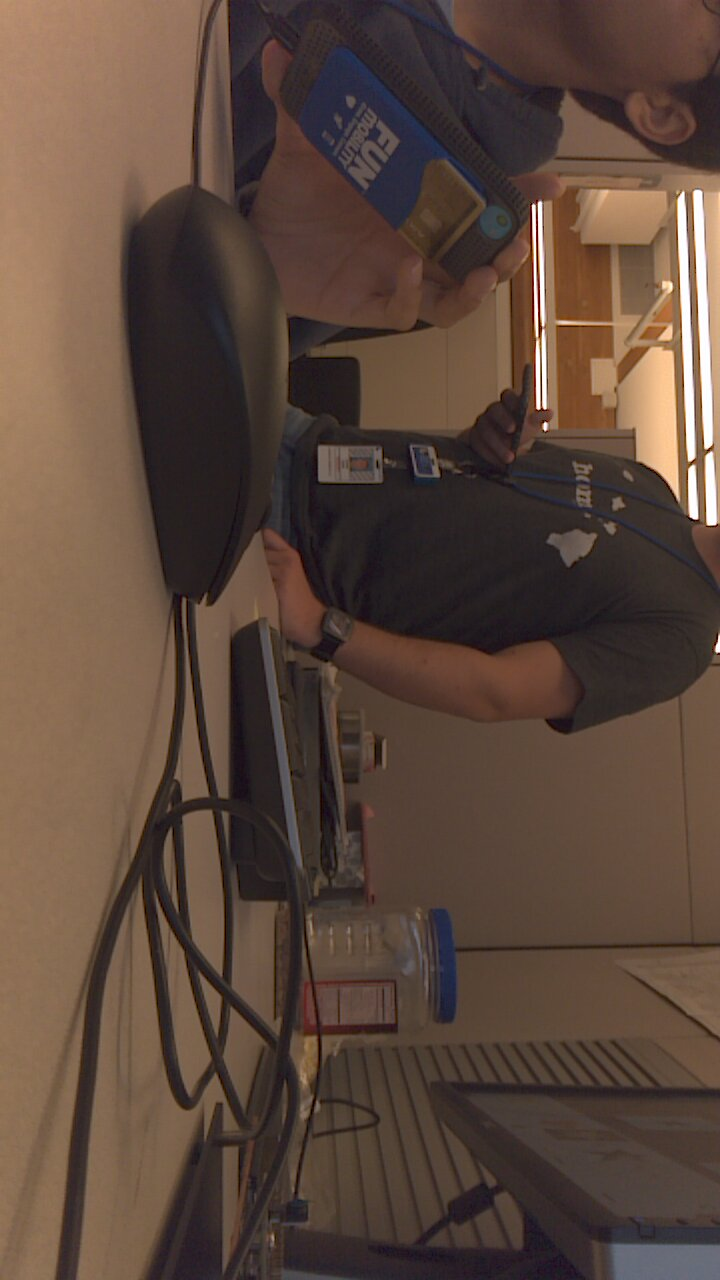
#> input picture image.jpg, 720 x 1280 px
$ python camera.py   (Python 2 division)
#> lines starting #> are read from the running program, lines starting #| are printed output that depends on the picture
import numpy as np
import cv2
# Load an color image in same format
img = cv2.imread('image.jpg',0)
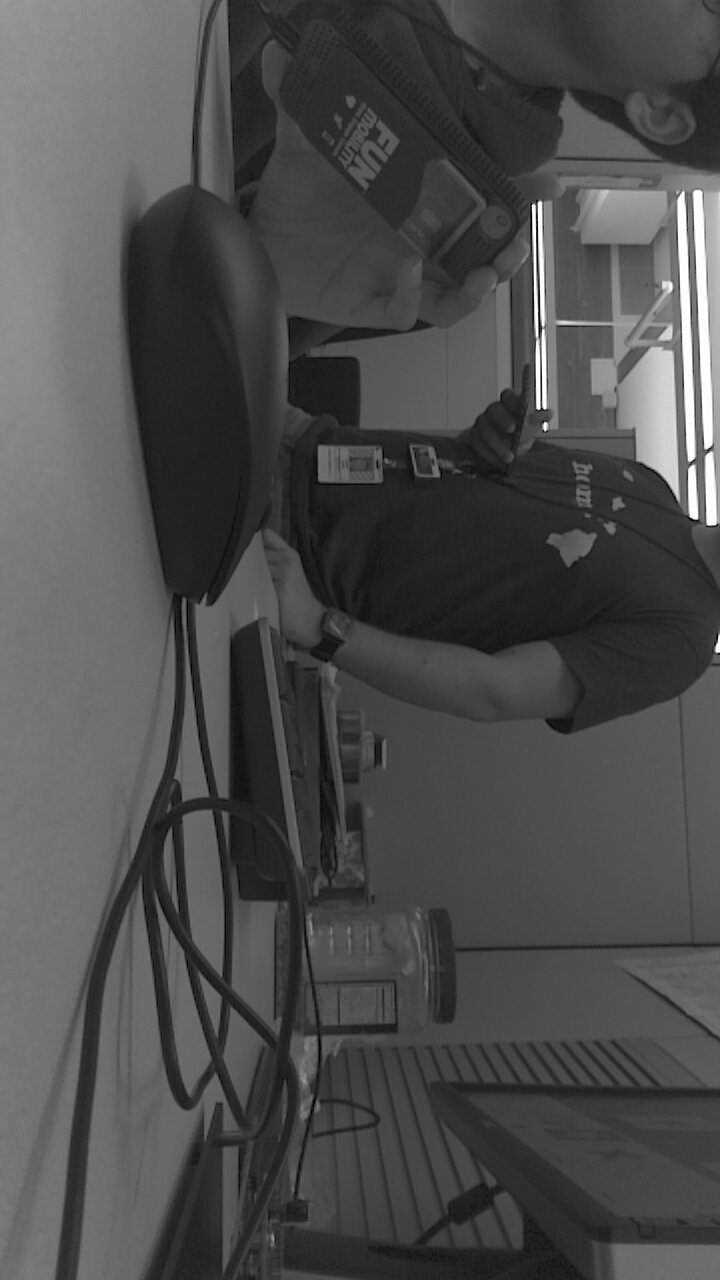
#> img: shape (1280, 720); min 0, max 255, mean 76.4
height, width = img.shape[:2]
#> height = 1280; width = 720


crop=img[(height/2)-128:(height/2)+128, (width/2)-128:(width/2)+128]
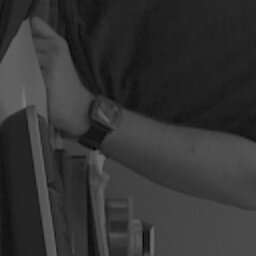
#> crop: shape (256, 256); min 4, max 120, mean 51.4

cv2.imwrite("image.jpg",crop)

######SHOW THE IMAGE
cv2.imshow('image',crop)
cv2.waitKey(0)
cv2.destroyAllWindows()
